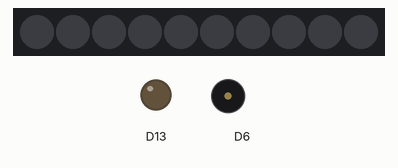
Recording of a sketch running on a simulated Adafruit Circuit Playground Express. Parts: 10 RGB LEDs in strip order, left to right, output pins drawn as LEDs (lit = HIGH), buzzer (waves = sounding).

Above: at 0.1 s.
At 1.01 s:
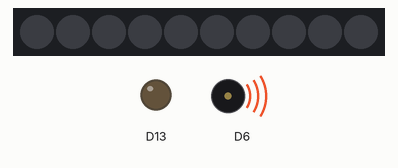
Timing chart, 0 to 2.6 s (numbered marks = the images above):
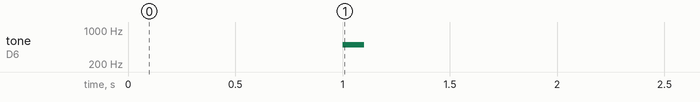

The sketch:

1_PlayNote.ino
```cpp
#include <Adafruit_CircuitPlayground.h> // Include the library for the Circuit Playrgound.

void setup() {

  CircuitPlayground.begin(); // This initializes the Circuit Playground.
  delay(1000); // Warm up delay. Pause for 1 second.

  CircuitPlayground.playTone(500, 100); // This plays tone 500 for 100 milliseconds.
  delay(1000); // Silence for one second.

  // This is a comment. Because it begins with "//" the code will not run.
  // Try deleting the "//" in the statements below on line 13 and 14 to run the code.
  // CircuitPlayground.playTone(800, 100); // This plays tone 500 for 100 milliseconds.
  // delay(1000); // Silence for one second.

}

void loop() {
  // This is the loop. If you put code here, it will run over and over again.

}
```
